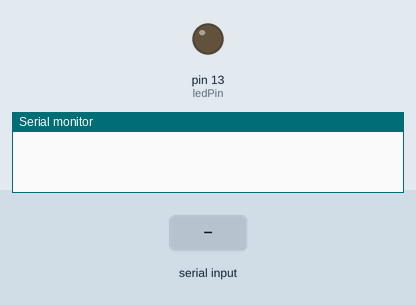
The sketch below on a simulated Arduino Uno, built with avr-gcc and run on an emulated ATmega328P. Shown: output pins drawn as LEDs (lit = HIGH), the last lines printed to the serial monitor. The inputs (shaded band) are chosen by the test bench.

Above: at 1.2 s.
1.3 s: "1" received over Serial
At 2.2 s:
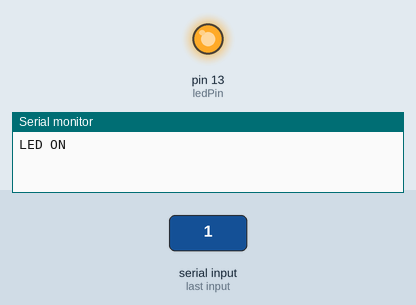
2.8 s: "2" received over Serial
At 3.4 s:
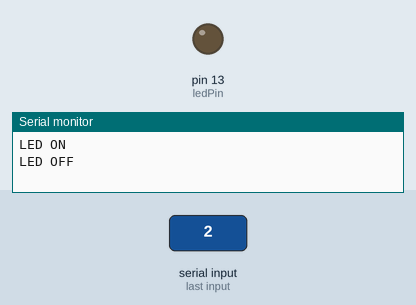
Timing chart, 0 to 5.8 s (numbered marks = the images above; inputs shaded):
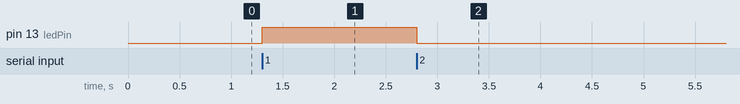

Measured:
- after the input at 1.3 s, pin 13 (ledPin): LOW → HIGH at once
- after the input at 2.8 s, pin 13 (ledPin): HIGH → LOW at once

The sketch:

Bluetooth_led.ino
```cpp
/*
====================================================
- LED: ledPin
- HC-05 Bluetooth modülü ile seri haberleşme
- Kod:
   '1' → LED yanar
   '2' → LED söner
====================================================
*/

const int ledPin = 13; // LED Arduino üzerinde
char incomingChar;     // Gelen veri için değişken

void setup() {
  pinMode(ledPin, OUTPUT);
  Serial.begin(9600); // HC-05 varsayılan baudrate
}

void loop() {
  if (Serial.available() > 0) {
    incomingChar = Serial.read();

    if (incomingChar == '1') {
      digitalWrite(ledPin, HIGH);
      Serial.println("LED ON");
    }
    else if (incomingChar == '2') {
      digitalWrite(ledPin, LOW);
      Serial.println("LED OFF");
    }
  }
}
```
